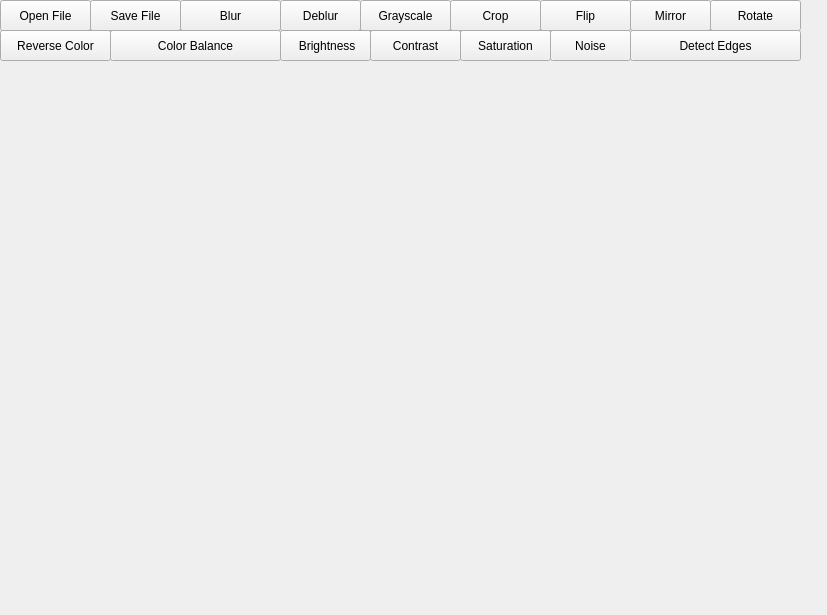
<?xml version="1.0" encoding="UTF-8"?>
<ui version="4.0">
 <class>MainWindow</class>
 <widget class="QMainWindow" name="MainWindow">
  <property name="geometry">
   <rect>
    <x>0</x>
    <y>0</y>
    <width>827</width>
    <height>615</height>
   </rect>
  </property>
  <property name="contextMenuPolicy">
   <enum>Qt::ActionsContextMenu</enum>
  </property>
  <property name="windowTitle">
   <string>MainWindow</string>
  </property>
  <widget class="QWidget" name="centralwidget">
   <widget class="QWidget" name="verticalLayoutWidget">
    <property name="geometry">
     <rect>
      <x>0</x>
      <y>190</y>
      <width>821</width>
      <height>421</height>
     </rect>
    </property>
    <layout class="QVBoxLayout" name="verticalLayout">
     <item>
      <widget class="QLabel" name="label">
       <property name="text">
        <string/>
       </property>
      </widget>
     </item>
    </layout>
   </widget>
   <widget class="QPushButton" name="openImgButton">
    <property name="geometry">
     <rect>
      <x>0</x>
      <y>0</y>
      <width>91</width>
      <height>31</height>
     </rect>
    </property>
    <property name="text">
     <string>Open File</string>
    </property>
   </widget>
   <widget class="QPushButton" name="saveImgButton">
    <property name="geometry">
     <rect>
      <x>90</x>
      <y>0</y>
      <width>91</width>
      <height>31</height>
     </rect>
    </property>
    <property name="text">
     <string>Save File</string>
    </property>
   </widget>
   <widget class="QPushButton" name="blurImgButton">
    <property name="geometry">
     <rect>
      <x>180</x>
      <y>0</y>
      <width>101</width>
      <height>31</height>
     </rect>
    </property>
    <property name="text">
     <string>Blur</string>
    </property>
   </widget>
   <widget class="QPushButton" name="grayscaleImgButton">
    <property name="geometry">
     <rect>
      <x>360</x>
      <y>0</y>
      <width>91</width>
      <height>31</height>
     </rect>
    </property>
    <property name="text">
     <string>Grayscale</string>
    </property>
   </widget>
   <widget class="QPushButton" name="cropImgButton">
    <property name="geometry">
     <rect>
      <x>450</x>
      <y>0</y>
      <width>91</width>
      <height>31</height>
     </rect>
    </property>
    <property name="text">
     <string>Crop</string>
    </property>
   </widget>
   <widget class="QPushButton" name="flipImgButton">
    <property name="geometry">
     <rect>
      <x>540</x>
      <y>0</y>
      <width>91</width>
      <height>31</height>
     </rect>
    </property>
    <property name="text">
     <string>Flip</string>
    </property>
   </widget>
   <widget class="QPushButton" name="mirrorImgButton">
    <property name="geometry">
     <rect>
      <x>630</x>
      <y>0</y>
      <width>81</width>
      <height>31</height>
     </rect>
    </property>
    <property name="text">
     <string>Mirror</string>
    </property>
   </widget>
   <widget class="QPushButton" name="rotateImgButton">
    <property name="geometry">
     <rect>
      <x>710</x>
      <y>0</y>
      <width>91</width>
      <height>31</height>
     </rect>
    </property>
    <property name="text">
     <string>Rotate</string>
    </property>
   </widget>
   <widget class="QPushButton" name="reversecolorImgButton">
    <property name="geometry">
     <rect>
      <x>0</x>
      <y>30</y>
      <width>111</width>
      <height>31</height>
     </rect>
    </property>
    <property name="text">
     <string>Reverse Color</string>
    </property>
   </widget>
   <widget class="QPushButton" name="colorbalanceImgButton">
    <property name="geometry">
     <rect>
      <x>110</x>
      <y>30</y>
      <width>171</width>
      <height>31</height>
     </rect>
    </property>
    <property name="text">
     <string>Color Balance</string>
    </property>
   </widget>
   <widget class="QPushButton" name="brightnessImgButton">
    <property name="geometry">
     <rect>
      <x>280</x>
      <y>30</y>
      <width>91</width>
      <height>31</height>
     </rect>
    </property>
    <property name="text">
     <string> Brightness</string>
    </property>
   </widget>
   <widget class="QPushButton" name="contrastImgButton">
    <property name="geometry">
     <rect>
      <x>370</x>
      <y>30</y>
      <width>91</width>
      <height>31</height>
     </rect>
    </property>
    <property name="text">
     <string>Contrast</string>
    </property>
   </widget>
   <widget class="QPushButton" name="saturationImgButton">
    <property name="geometry">
     <rect>
      <x>460</x>
      <y>30</y>
      <width>91</width>
      <height>31</height>
     </rect>
    </property>
    <property name="text">
     <string>Saturation</string>
    </property>
   </widget>
   <widget class="QPushButton" name="noiseImgButton">
    <property name="geometry">
     <rect>
      <x>550</x>
      <y>30</y>
      <width>81</width>
      <height>31</height>
     </rect>
    </property>
    <property name="text">
     <string>Noise</string>
    </property>
   </widget>
   <widget class="QPushButton" name="detectedgeImgButton">
    <property name="geometry">
     <rect>
      <x>630</x>
      <y>30</y>
      <width>171</width>
      <height>31</height>
     </rect>
    </property>
    <property name="text">
     <string>Detect Edges</string>
    </property>
   </widget>
   <widget class="QPushButton" name="deblurImgButton">
    <property name="geometry">
     <rect>
      <x>280</x>
      <y>0</y>
      <width>81</width>
      <height>31</height>
     </rect>
    </property>
    <property name="text">
     <string>Deblur</string>
    </property>
   </widget>
  </widget>
 </widget>
 <resources/>
 <connections/>
</ui>
